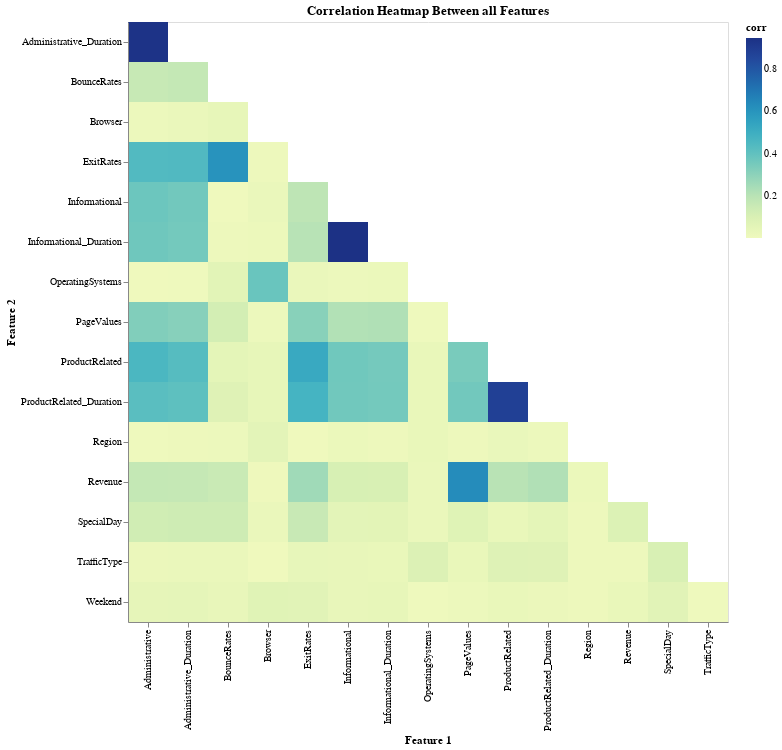

Notebook code cell kept with this figure:
### Code cell
corr_df = (
    train_df
    .corr('spearman', numeric_only=True)
    .abs()                      
    .stack()                   
    .reset_index(name='corr')
    .query(('level_0 < level_1')))  
corr_df

plot1 = alt.Chart(corr_df).mark_rect().encode(
    x=alt.X('level_0:N', title='Feature 1'),
    y=alt.Y('level_1:N', title='Feature 2'),
    size=alt.Size('corr:Q', title='Correlation Strength'),
    color=alt.Color('corr:Q'),
    tooltip=['level_0', 'level_1', 'corr']
).properties(
    width=600,
    height=600,
    title="Correlation Heatmap Between all Features"
)

plot1

### Figure 1 — Vega-Lite specification as saved in the notebook (floating-point values rounded to 4 significant figures)
{"config": {"view": {"continuousWidth": 300, "continuousHeight": 300}}, "data": {"name": "data-c39eae2466a40aa317b79cbed768bb34"}, "mark": {"type": "rect"}, "encoding": {"color": {"field": "corr", "type": "quantitative"}, "size": {"field": "corr", "title": "Correlation Strength", "type": "quantitative"}, "tooltip": [{"field": "level_0", "type": "nominal"}, {"field": "level_1", "type": "nominal"}, {"field": "corr", "type": "quantitative"}], "x": {"field": "level_0", "title": "Feature 1", "type": "nominal"}, "y": {"field": "level_1", "title": "Feature 2", "type": "nominal"}}, "height": 600, "title": "Correlation Heatmap Between all Features", "width": 600, "$schema": "https://vega.github.io/schema/vega-lite/v5.20.1.json", "datasets": {"data-c39eae2466a40aa317b79cbed768bb34": [{"level_0": "Administrative", "level_1": "Administrative_Duration", "corr": 0.9399}, {"level_0": "Administrative", "level_1": "Informational", "corr": 0.3733}, {"level_0": "Administrative", "level_1": "Informational_Duration", "corr": 0.3663}, {"level_0": "Administrative", "level_1": "ProductRelated", "corr": 0.4593}, {"level_0": "Administrative", "level_1": "ProductRelated_Duration", "corr": 0.4177}, {"level_0": "Administrative", "level_1": "BounceRates", "corr": 0.1578}, {"level_0": "Administrative", "level_1": "ExitRates", "corr": 0.4396}, {"level_0": "Administrative", "level_1": "PageValues", "corr": 0.3258}, {"level_0": "Administrative", "level_1": "SpecialDay", "corr": 0.1299}, {"level_0": "Administrative", "level_1": "OperatingSystems", "corr": 0.0001257}, {"level_0": "Administrative", "level_1": "Browser", "corr": 0.01356}, {"level_0": "Administrative", "level_1": "Region", "corr": 0.00289}, {"level_0": "Administrative", "level_1": "TrafficType", "corr": 0.02}, {"level_0": "Administrative", "level_1": "Weekend", "corr": 0.04239}, {"level_0": "Administrative", "level_1": "Revenue", "corr": 0.1661}, {"level_0": "Administrative_Duration", "level_1": "Informational", "corr": 0.3601}, {"level_0": "Administrative_Duration", "level_1": "Informational_Duration", "corr": 0.3541}, {"level_0": "Administrative_Duration", "level_1": "ProductRelated", "corr": 0.4282}, {"level_0": "Administrative_Duration", "level_1": "ProductRelated_Duration", "corr": 0.4092}, {"level_0": "Administrative_Duration", "level_1": "BounceRates", "corr": 0.1689}, {"level_0": "Administrative_Duration", "level_1": "ExitRates", "corr": 0.4435}, {"level_0": "Administrative_Duration", "level_1": "PageValues", "corr": 0.314}, {"level_0": "Administrative_Duration", "level_1": "SpecialDay", "corr": 0.1359}, {"level_0": "Administrative_Duration", "level_1": "OperatingSystems", "corr": 0.003123}, {"level_0": "Administrative_Duration", "level_1": "Browser", "corr": 0.02289}, {"level_0": "Administrative_Duration", "level_1": "Region", "corr": 0.007375}, {"level_0": "Administrative_Duration", "level_1": "TrafficType", "corr": 0.02318}, {"level_0": "Administrative_Duration", "level_1": "Weekend", "corr": 0.04604}, {"level_0": "Administrative_Duration", "level_1": "Revenue", "corr": 0.1647}, {"level_0": "Informational", "level_1": "Informational_Duration", "corr": 0.9479}, {"level_0": "Informational", "level_1": "ProductRelated", "corr": 0.3629}, {"level_0": "Informational", "level_1": "ProductRelated_Duration", "corr": 0.3627}, {"level_0": "Informational", "level_1": "PageValues", "corr": 0.2156}, {"level_0": "Informational", "level_1": "SpecialDay", "corr": 0.05629}, {"level_0": "Informational", "level_1": "OperatingSystems", "corr": 0.01287}, {"level_0": "Informational", "level_1": "Region", "corr": 0.01732}, {"level_0": "Informational", "level_1": "TrafficType", "corr": 0.03344}, {"level_0": "Informational", "level_1": "Weekend", "corr": 0.03535}, {"level_0": "Informational", "level_1": "Revenue", "corr": 0.1065}, {"level_0": "Informational_Duration", "level_1": "ProductRelated", "corr": 0.3533}, {"level_0": "Informational_Duration", "level_1": "ProductRelated_Duration", "corr": 0.3554}, {"level_0": "Informational_Duration", "level_1": "PageValues", "corr": 0.2199}, {"level_0": "Informational_Duration", "level_1": "SpecialDay", "corr": 0.05846}, {"level_0": "Informational_Duration", "level_1": "OperatingSystems", "corr": 0.01719}, {"level_0": "Informational_Duration", "level_1": "Region", "corr": 0.008212}, {"level_0": "Informational_Duration", "level_1": "TrafficType", "corr": 0.02952}, {"level_0": "Informational_Duration", "level_1": "Weekend", "corr": 0.03808}, {"level_0": "Informational_Duration", "level_1": "Revenue", "corr": 0.1042}, {"level_0": "ProductRelated", "level_1": "ProductRelated_Duration", "corr": 0.8821}, {"level_0": "ProductRelated", "level_1": "SpecialDay", "corr": 0.02827}, {"level_0": "ProductRelated", "level_1": "Region", "corr": 0.02629}, {"level_0": "ProductRelated", "level_1": "TrafficType", "corr": 0.0785}, {"level_0": "ProductRelated", "level_1": "Weekend", "corr": 0.02697}, {"level_0": "ProductRelated", "level_1": "Revenue", "corr": 0.1994}, {"level_0": "ProductRelated_Duration", "level_1": "SpecialDay", "corr": 0.05273}, {"level_0": "ProductRelated_Duration", "level_1": "Region", "corr": 0.01313}, {"level_0": "ProductRelated_Duration", "level_1": "TrafficType", "corr": 0.07788}, {"level_0": "ProductRelated_Duration", "level_1": "Weekend", "corr": 0.02119}, {"level_0": "ProductRelated_Duration", "level_1": "Revenue", "corr": 0.2172}, {"level_0": "BounceRates", "level_1": "Informational", "corr": 0.002266}, {"level_0": "BounceRates", "level_1": "Informational_Duration", "corr": 0.007643}, {"level_0": "BounceRates", "level_1": "ProductRelated", "corr": 0.05269}, {"level_0": "BounceRates", "level_1": "ProductRelated_Duration", "corr": 0.07759}, {"level_0": "BounceRates", "level_1": "ExitRates", "corr": 0.6049}, {"level_0": "BounceRates", "level_1": "PageValues", "corr": 0.1212}, {"level_0": "BounceRates", "level_1": "SpecialDay", "corr": 0.1372}, {"level_0": "BounceRates", "level_1": "OperatingSystems", "corr": 0.05966}, {"level_0": "BounceRates", "level_1": "Browser", "corr": 0.04015}, {"level_0": "BounceRates", "level_1": "Region", "corr": 0.01306}, {"level_0": "BounceRates", "level_1": "TrafficType", "corr": 0.02265}, {"level_0": "BounceRates", "level_1": "Weekend", "corr": 0.03223}, {"level_0": "BounceRates", "level_1": "Revenue", "corr": 0.1503}, {"level_0": "ExitRates", "level_1": "Informational", "corr": 0.1871}, {"level_0": "ExitRates", "level_1": "Informational_Duration", "corr": 0.2017}, {"level_0": "ExitRates", "level_1": "ProductRelated", "corr": 0.5193}, {"level_0": "ExitRates", "level_1": "ProductRelated_Duration", "corr": 0.4731}, {"level_0": "ExitRates", "level_1": "PageValues", "corr": 0.3104}, {"level_0": "ExitRates", "level_1": "SpecialDay", "corr": 0.1554}, {"level_0": "ExitRates", "level_1": "OperatingSystems", "corr": 0.0259}, {"level_0": "ExitRates", "level_1": "Region", "corr": 0.00156}, {"level_0": "ExitRates", "level_1": "TrafficType", "corr": 0.0363}, {"level_0": "ExitRates", "level_1": "Weekend", "corr": 0.06537}, {"level_0": "ExitRates", "level_1": "Revenue", "corr": 0.2563}, {"level_0": "PageValues", "level_1": "ProductRelated", "corr": 0.3442}, {"level_0": "PageValues", "level_1": "ProductRelated_Duration", "corr": 0.36}, {"level_0": "PageValues", "level_1": "SpecialDay", "corr": 0.07654}, {"level_0": "PageValues", "level_1": "Region", "corr": 0.00742}, {"level_0": "PageValues", "level_1": "TrafficType", "corr": 0.02655}, {"level_0": "PageValues", "level_1": "Weekend", "corr": 0.01469}, {"level_0": "PageValues", "level_1": "Revenue", "corr": 0.6292}, {"level_0": "SpecialDay", "level_1": "TrafficType", "corr": 0.1058}, {"level_0": "SpecialDay", "level_1": "Weekend", "corr": 0.06705}, {"level_0": "OperatingSystems", "level_1": "ProductRelated", "corr": 0.02693}, {"level_0": "OperatingSystems", "level_1": "ProductRelated_Duration", "corr": 0.02908}, {"level_0": "OperatingSystems", "level_1": "PageValues", "corr": 0.004994}, {"level_0": "OperatingSystems", "level_1": "SpecialDay", "corr": 0.0227}, {"level_0": "OperatingSystems", "level_1": "Region", "corr": 0.02654}, {"level_0": "OperatingSystems", "level_1": "TrafficType", "corr": 0.0895}, {"level_0": "OperatingSystems", "level_1": "Weekend", "corr": 0.003218}, {"level_0": "OperatingSystems", "level_1": "Revenue", "corr": 0.02462}, {"level_0": "Browser", "level_1": "Informational", "corr": 0.02307}, {"level_0": "Browser", "level_1": "Informational_Duration", "corr": 0.01596}, {"level_0": "Browser", "level_1": "ProductRelated", "corr": 0.03855}, {"level_0": "Browser", "level_1": "ProductRelated_Duration", "corr": 0.0379}, {"level_0": "Browser", "level_1": "ExitRates", "corr": 0.01098}, {"level_0": "Browser", "level_1": "PageValues", "corr": 0.01312}, {"level_0": "Browser", "level_1": "SpecialDay", "corr": 0.0244}, {"level_0": "Browser", "level_1": "OperatingSystems", "corr": 0.3789}, {"level_0": "Browser", "level_1": "Region", "corr": 0.05538}, {"level_0": "Browser", "level_1": "TrafficType", "corr": 0.0002404}, {"level_0": "Browser", "level_1": "Weekend", "corr": 0.06925}, {"level_0": "Browser", "level_1": "Revenue", "corr": 0.007046}, {"level_0": "Region", "level_1": "SpecialDay", "corr": 0.01141}, {"level_0": "Region", "level_1": "TrafficType", "corr": 0.007758}, {"level_0": "Region", "level_1": "Weekend", "corr": 0.009303}, {"level_0": "Region", "level_1": "Revenue", "corr": 0.01681}, {"level_0": "TrafficType", "level_1": "Weekend", "corr": 0.003283}, {"level_0": "Revenue", "level_1": "SpecialDay", "corr": 0.08869}, {"level_0": "Revenue", "level_1": "TrafficType", "corr": 0.009592}, {"level_0": "Revenue", "level_1": "Weekend", "corr": 0.02742}]}}
